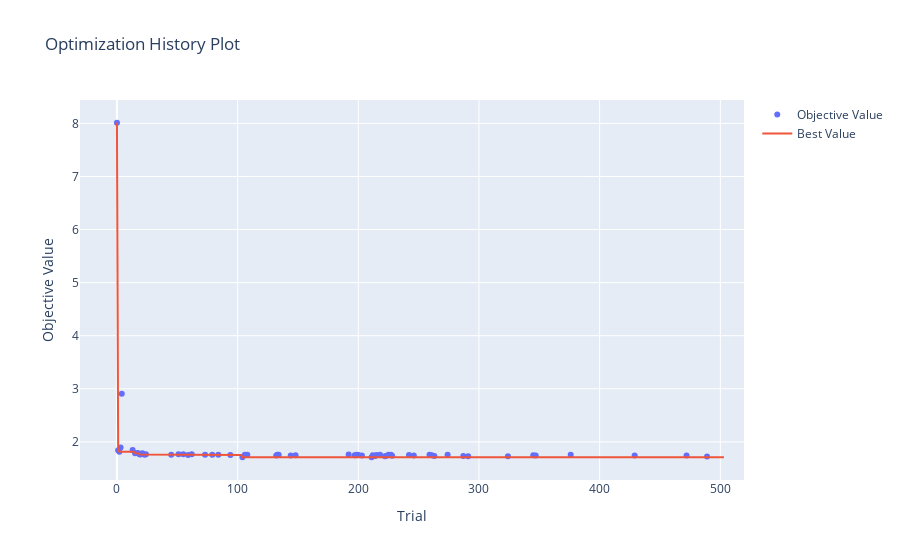

Write notebook code for a chart like this one.
### Code cell
fig = optuna.visualization.plot_optimization_history(study)
fig.show()

### Figure 1 — Plotly figure (JSON) as saved in the notebook; plotly's stock layout.template omitted (floating-point values rounded to 4 significant figures; data arrays with more than 128 entries replaced by an {"elided": "..."} marker saying what was removed)
{"data": [{"mode": "markers", "name": "Objective Value", "type": "scatter", "x": [0, 1, 2, 3, 4, 13, 15, 17, 18, 19, 20, 21, 23, 24, 45, 51, 55, 59, 62, 73, 79, 84, 94, 104, 106, 108, 132, 133, 134, 144, 148, 192, 197, 198, 199, 200, 203, 211, 212, 213, 214, 215, 218, 222, 223, 225, 227, 228, 242, 246, 259, 261, 263, 274, 287, 291, 324, 345, 347, 376, 429, 472, 489], "y": [8.012, 1.842, 1.816, 1.895, 2.905, 1.849, 1.788, 1.792, 1.78, 1.763, 1.766, 1.786, 1.758, 1.765, 1.756, 1.767, 1.768, 1.752, 1.768, 1.759, 1.758, 1.756, 1.755, 1.71, 1.759, 1.756, 1.742, 1.759, 1.756, 1.745, 1.748, 1.764, 1.748, 1.746, 1.758, 1.752, 1.743, 1.712, 1.746, 1.735, 1.736, 1.752, 1.756, 1.727, 1.735, 1.757, 1.758, 1.737, 1.753, 1.744, 1.757, 1.746, 1.736, 1.756, 1.733, 1.731, 1.73, 1.747, 1.744, 1.757, 1.743, 1.744, 1.724]}, {"mode": "lines", "name": "Best Value", "type": "scatter", "x": {"elided": "504 int values"}, "y": {"elided": "504 float values"}}, {"marker": {"color": "#cccccc"}, "mode": "markers", "name": "Infeasible Trial", "showlegend": false, "type": "scatter", "x": [], "y": []}], "layout": {"title": {"text": "Optimization History Plot"}, "xaxis": {"title": {"text": "Trial"}}, "yaxis": {"title": {"text": "Objective Value"}}}}
